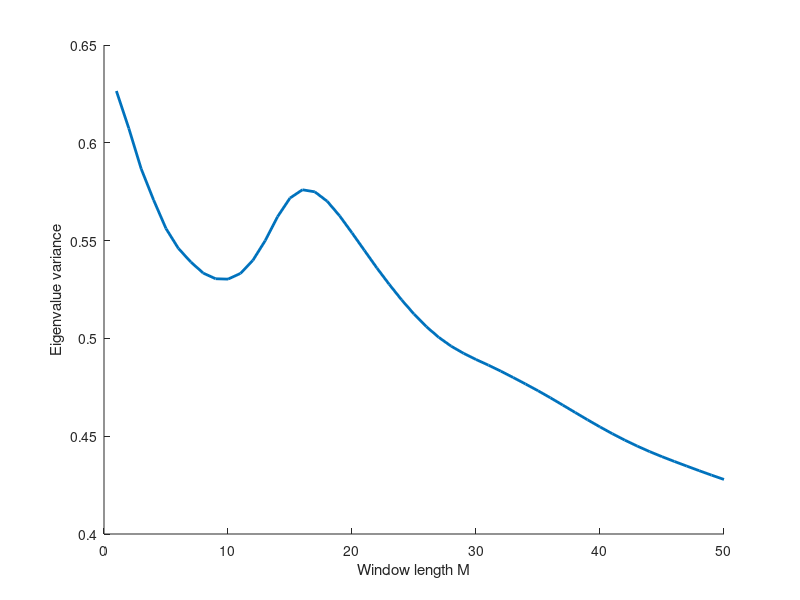

Here is the MATLAB script that generated this plot:
clear all, clc, close all

L = 1;
b0 = 1.5;
g = 10;
m0 = 2;
I0 = m0*L^2;
n = 100;
num_window_samples = 5;
t = linspace(0,6*pi,n);

m = normrnd(m0, 0.0, 1,n);
b = normrnd(b0, 0.5, 1,n)+2*sin(2*t);


% v = VideoWriter('video_mvg.avi');
% v.FrameRate = 10;
% open(v);
figure('position',[0 0 800 400])
hold on
A = [0 1; m0.*g./I0 -b0./I0];
B = [0; 1/I0];
win = [];
LAM = [];
E = [];
V = [];
w = 50;
for num_window_samples= 1:w
for i=1:n
    I = m(i)*L^2;
    A_tilde = [0 1; m(i).*g./I -b(i)./I];
    B_tilde = [0; 1/I];
    
    if i > num_window_samples
        b_hat = mean(b(i-num_window_samples:i));
        m_hat = mean(m(i-num_window_samples:i));
    else
        b_hat = mean(b(1:i));
        m_hat = mean(m(1:i));
    end
    
    
    I = m_hat*L^2;
    A_hat = [0 1; m_hat.*g./I -b_hat./I];
    B_hat = [0; 1/I];
    
    K = place(A_hat, B_hat, [-2, -4]);
    
    A_cl = A - B*K;
    A_cl_hat = A_hat - B_hat*K;
    
    lam = eig(A_cl);
    lam_hat = eig(A_cl_hat);
    
    e = norm(lam - lam_hat);
    E = [E e];
    
%     cla()
%     
% %     figure(1)
% %     LAM = [LAM real(lam)];
%     scatter([-2, -4], [0, 0],60,  '*', 'b');
%     scatter(real(lam_hat), imag(lam_hat),100, 'o','r','LineWidth',2);
%     scatter(real(lam), imag(lam),150, 'o', 'k','MarkerEdgeAlpha',0.8,'LineWidth',2);
%     xL = xlim;
%     yL = ylim;
%     line([0 0], yL, 'Color', [0.8,0.8,0.8],'LineWidth',2);  %x-axis
%     line(xL, [0 0], 'Color', [0.8,0.8,0.8],'LineWidth',2);  %y-axis
% 
%     xlim([-5,1])
%     xlabel('Re')
%     ylabel('Im')
% 
% 
%     grid on
%     legend('$\lambda^*$','$\hat{\lambda}$','$\lambda_{true}$','FontSize',16)  
%     pause(0.10)
%     frame = getframe(gcf);
%     writeVideo(v,frame);
    
end
v = var(E);
V = [V v];
end
% close(v);

plot(V, 'LineWidth',2)
xlabel('Window length M')
ylabel('Eigenvalue variance')
% figure(2)
% histogram(LAM(1,:),50)

